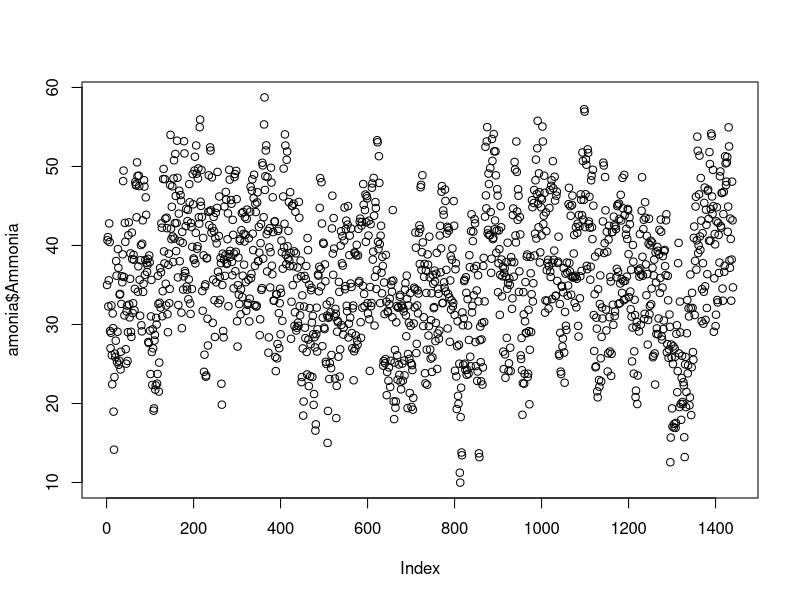
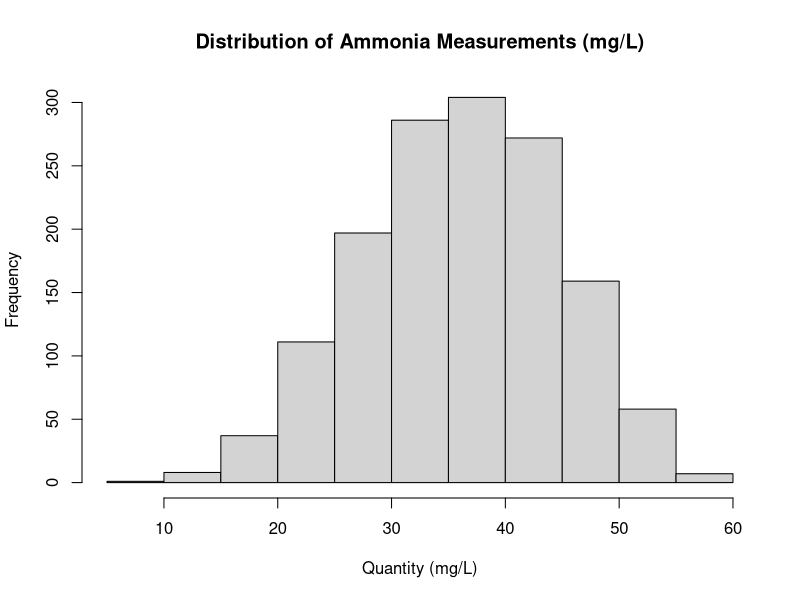
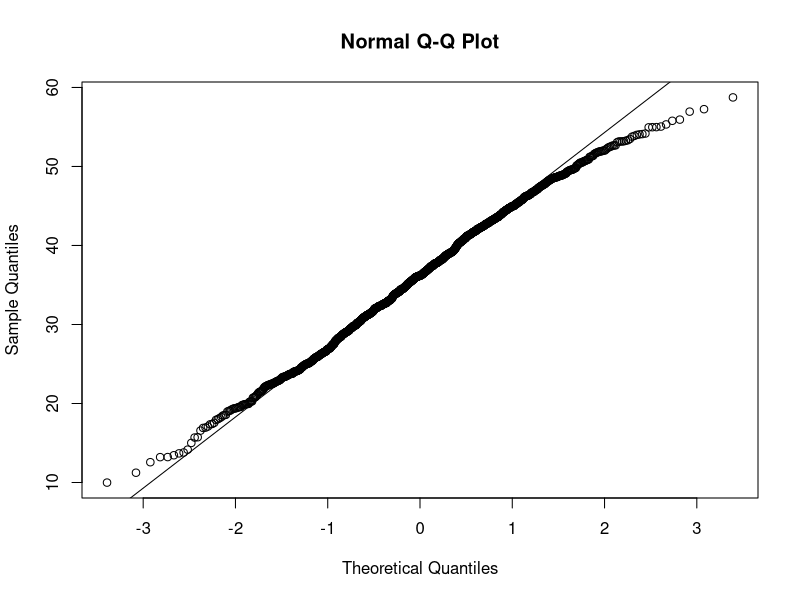
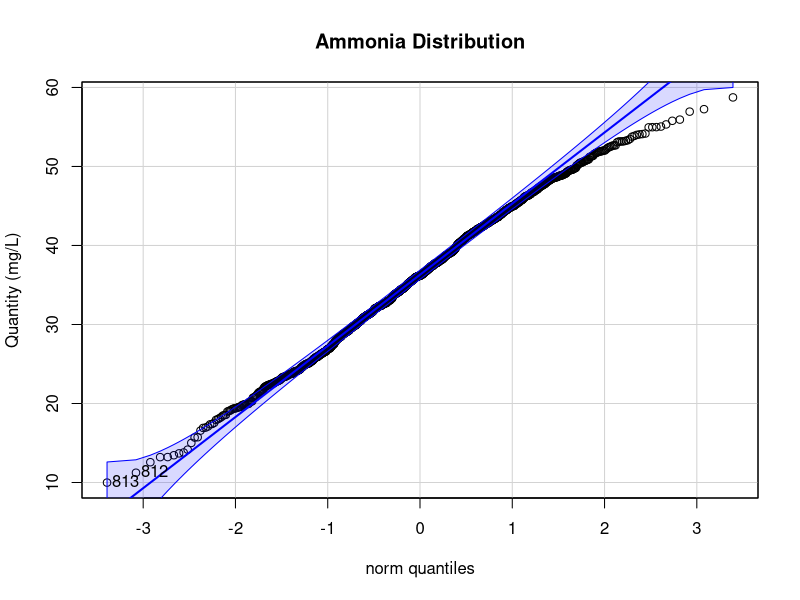
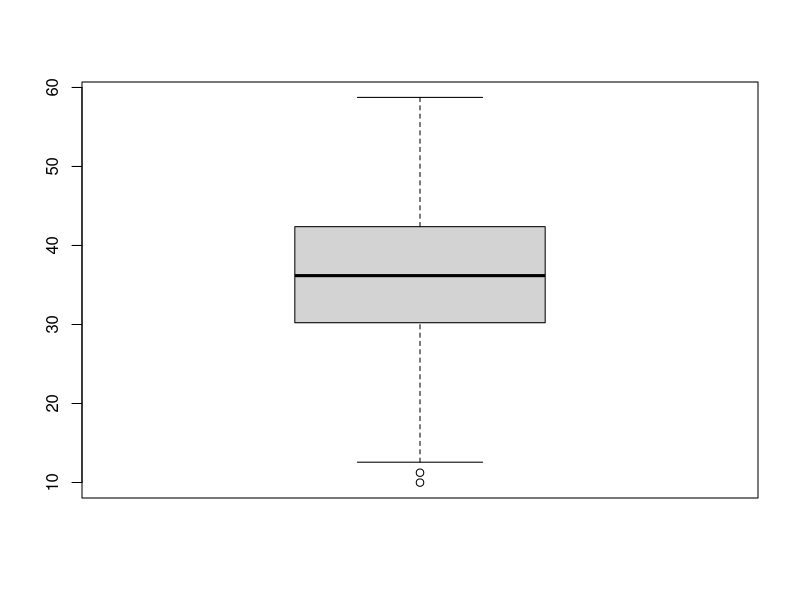
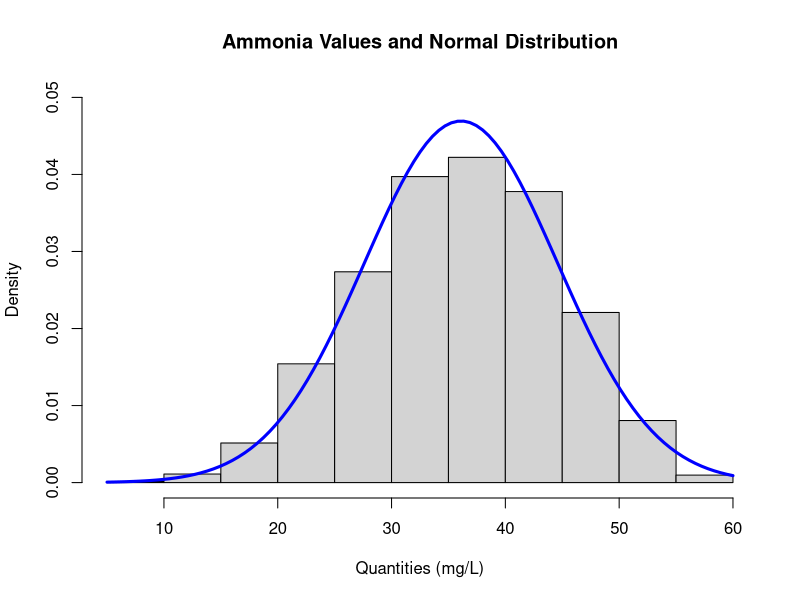

Here is the R script that generated these plots, in order:
## ---- chunk 1
## load required libraries
library(car)
## ---- chunk 2
## read csv file into dataframe
amonia <- read.csv("ammonia.csv")
## ---- chunk 3
scatteramonia <- plot(amonia$Ammonia)
scatteramonia
amoniahist <- hist(amonia$Ammonia,
                   main = "Distribution of Ammonia Measurements (mg/L)",
                   xlab = "Quantity (mg/L)")
amoniahist
## ---- chunk 4
qqnorm(amonia$Ammonia)
qqline(amonia$Ammonia)
qqPlot(amonia$Ammonia,
       main = "Ammonia Distribution",
       ylab = "Quantity (mg/L)")
## ---- chunk 5
amoniabox <- boxplot(amonia$Ammonia)
amoniamean <- mean(amonia$Ammonia)
amoniamedian <- median(amonia$Ammonia)
amoniaspread <- var(amonia$Ammonia)
amoniasd <- sd(amonia$Ammonia)
amoniamean
amoniamedian
amoniaspread
amoniasd
## ---- chunk 6
## plot with dnorm
histnorm <- hist(amonia$Ammonia, probability = TRUE,
                 ylim = c(0, .05),
                 main = "Ammonia Values and Normal Distribution",
                 xlab = "Quantities (mg/L)")
curve(dnorm(x, 36.1, 8.5), add=TRUE, col="blue", lwd=3)

## ---- chunk 7
great40 <- 1 - pnorm(40, mean = 36.09499, sd = 8.518928)
great40*100
## ---- chunk 8
less64 <- qnorm(.647, mean = 36.09499, sd = 8.518928)
less64
## ---- chunk 9
summary(amonia)
